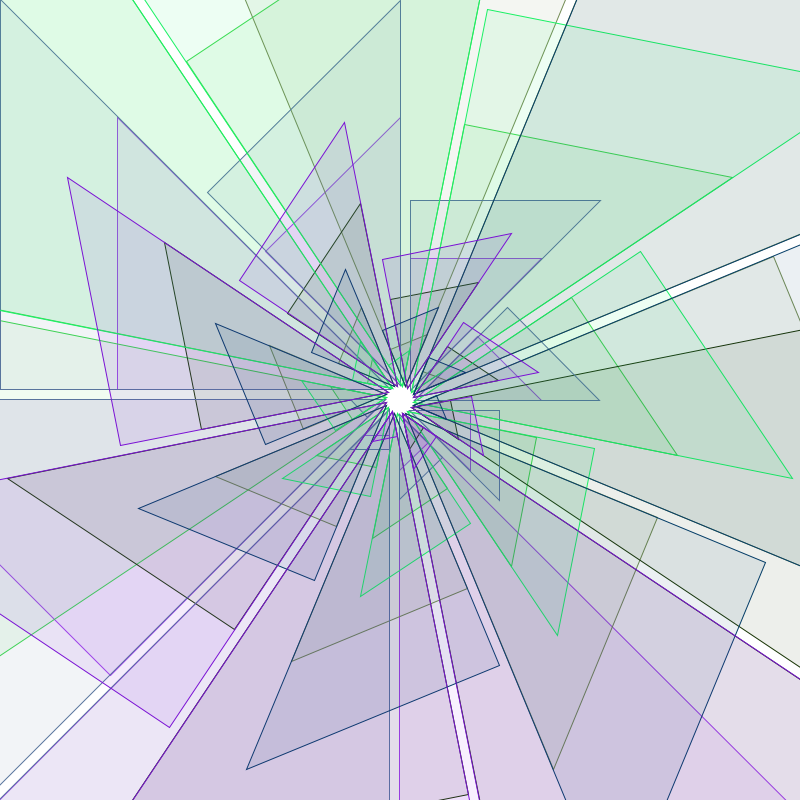
Frame 1 (no input)
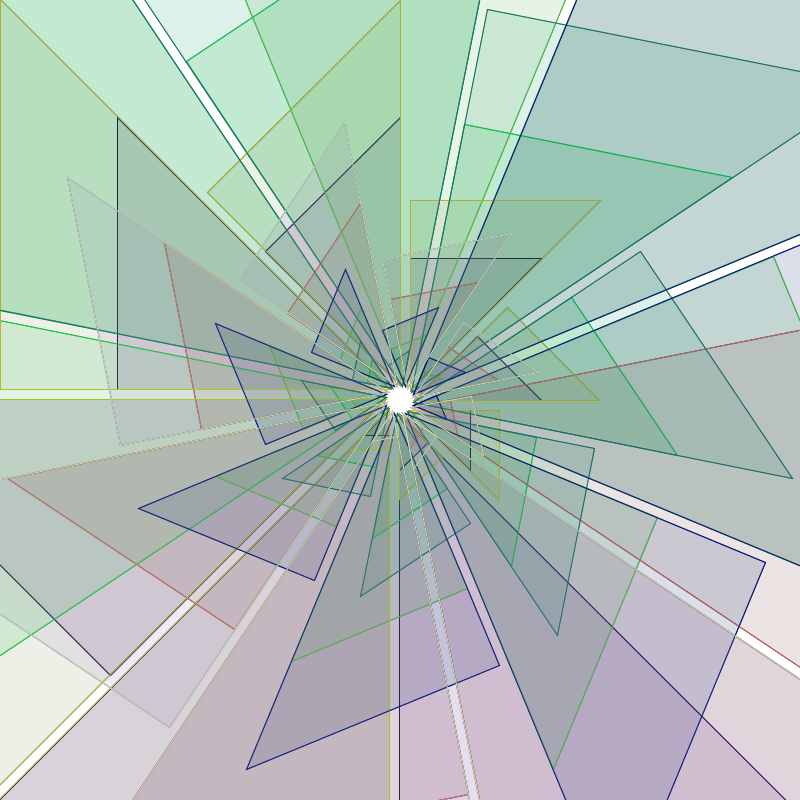
Frame 2 (the mouse pressed at the canvas centre, redrawn once)

The Processing sketch that drew these frames (run headless with seeded random() and noise(); the mouse was pressed at the canvas centre and the sketch redrawn once):

// Processing sketch: processing_31286
// ── processing_31286.pde

void setup()
{
  int s = 800;
  size(800,800);
  background(255);
  noLoop();
}

void draw ()
{
  //strokeWeight(2);
  stroke(0);
 // fill(0,5);
  noFill();

  float a;
  int b = 0;
  rectMode(CENTER);
  translate(width/2,height/2);
  int c = 10;
  float x = 0;
  float rot = 16;
  float r = PI/rot;
  float rd = 0;
  float gr = 0;
  float bl = 0; 
  int opacity = 20;
  
while(x<rot/2)
  {
    b = 0;
    a = 800;

    rd=random(255);
    gr=random(255);
    bl=random(255);

    while(b<c)
    {

      fill(rd,gr,bl,opacity);
      stroke(rd,gr,bl);
      
      rotate((PI/4));
      triangle(a,a,a,10,10,10);
      a = (sqrt(a*a+a*a))/2;
      
      fill(255-rd,255-gr,255-bl,opacity);
   //   stroke(255-rd,255-gr,255-bl);
      
  //    rotate((PI/4));
  //    rect(a,a,a,a);
  //    a = (sqrt(a*a+a*a))/2;
      
      b=b+1;
    }
    strokeWeight(1);
    rotate(r);
    x = x+1;
  /*  
    b = 0;
    a = 800;

    rd=random(255);
    gr=random(255);
    bl=random(255);

    while(b<c)
    {

      fill(rd,gr,bl,opacity);
   //   stroke(rd,gr,bl);
      
      rotate((PI/4));
      rect(0,0,a,a);
      a = (sqrt(a*a+a*a))/2;
      
      fill(255-rd,255-gr,255-bl,opacity);
   //   stroke(255-rd,255-gr,255-bl);
      
  //    rotate((PI/4));
  //    rect(a,a,a,a);
  //    a = (sqrt(a*a+a*a))/2;
      
      b=b+1;
    }
    strokeWeight(1);
    rotate(r);
 //   rotate(r);
    x = x+1;
    */
  }
}
